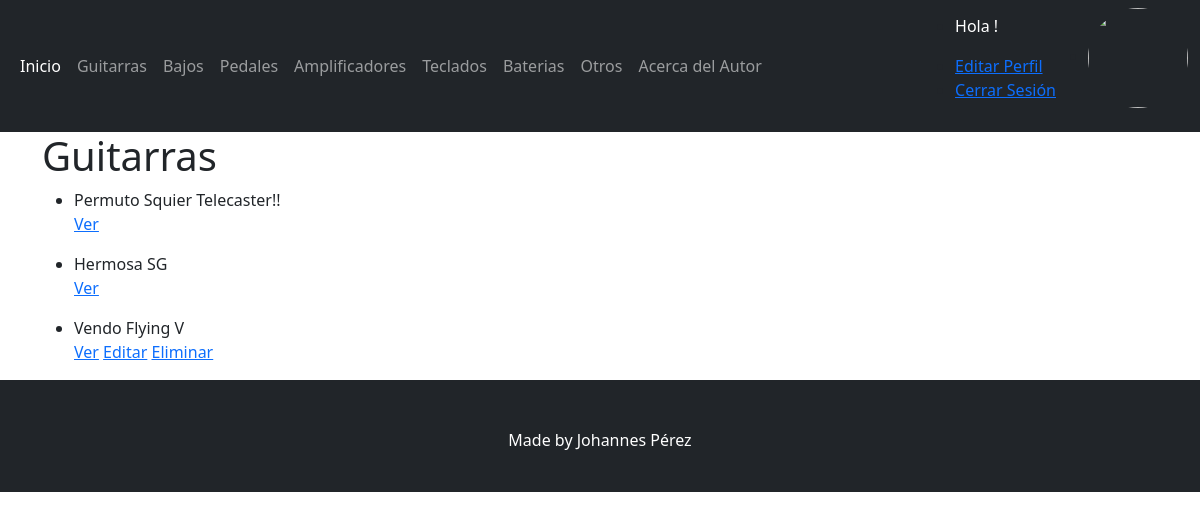
/listaGuitarras/ (signed in), run on an earlier commit of the app's database.
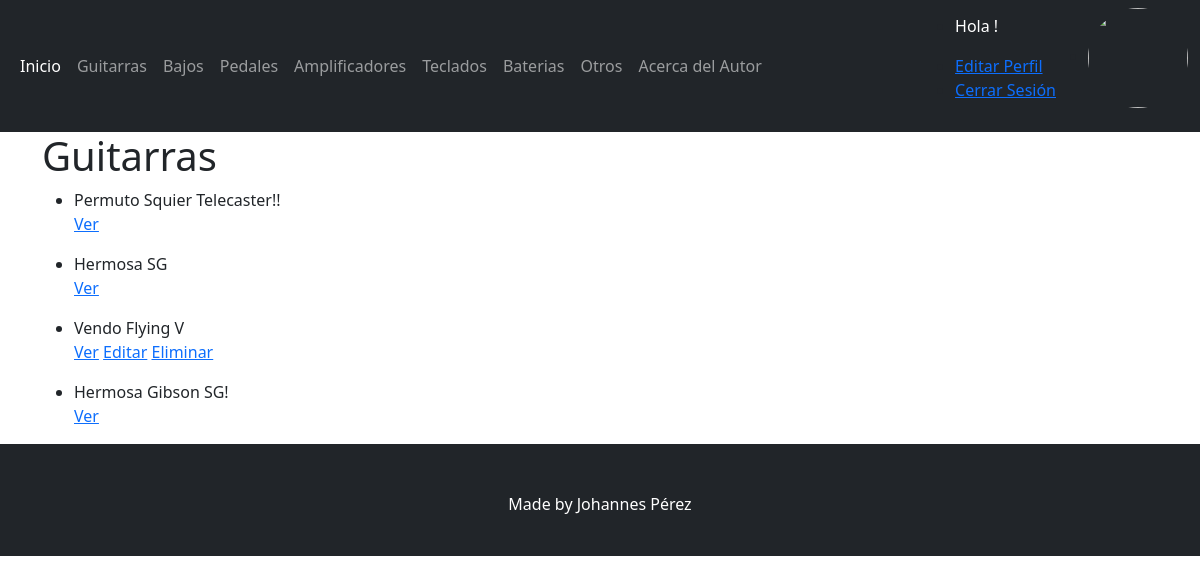
And on a later commit of the database.
### Base/models.py (models this page shows, shortened)
class Instrumento(models.Model):
    instrumentoSeleccion = (
    ('guitarra','Guitarra'),
    ('bajo', 'Bajo'),
    ('pedal','Pedal'),
    ('bateria','Bateria'),
    ('teclado','Teclado'),
    ('amplificador','Amplificador'),
    ('otro', 'Otro'),
    )
    usuario = models.ForeignKey(User, on_delete=models.CASCADE, null=True, blank=True)
    titulo = models.CharField(max_length=200)
    instrumento = models.CharField(max_length=15, choices=instrumentoSeleccion, default='guitarra')
    marca = models.CharField(max_length=40)
    modelo = models.CharField(max_length=40)
    descripcion = models.TextField(null=True, blank=True)
    year = models.IntegerField()
    precio = models.DecimalField(max_digits=10, decimal_places=2)
    fechaPublicacion = models.DateTimeField(auto_now_add=True)
    telefonoContacto = models.IntegerField()
    emailContacto = models.EmailField()
    imagenInstrumento = models.ImageField(null=True, blank=True, upload_to="imagenes/")

### Base/views.py (the view)
# urls.py: path('listaGuitarras/', GuitarraLista.as_view(), name='guitarras'),
class GuitarraLista(LoginRequiredMixin, ListView):
    context_object_name = 'guitarras'
    queryset = Instrumento.objects.filter(instrumento__startswith='guitarra')
    template_name = 'Base/listaGuitarras.html'
    login_url = '/login/'

### Base/templates/Base/listaGuitarras.html
{% extends 'Base/home.html' %}
{% block content %}
<div class="container">
<h1>Guitarras</h1>
</div>
<div class="container">
{% for guitarra in guitarras %}
<ul>
    <li>{{guitarra.titulo}}</li>
    <a href="{% url 'guitarra' guitarra.id %}">Ver</a>
    {% if user.id == guitarra.usuario.id %}
        <a href="{% url 'guitarra_editar' guitarra.id %}">Editar</a>
        <a href="{% url 'guitarra_eliminar' guitarra.id %}">Eliminar</a>
    {% endif %}
</ul>
{% endfor %}
</div>
{% endblock %}

What changed in the data, as far as the page shows it:
added Instrumento: titulo "Hermosa Gibson SG!"
